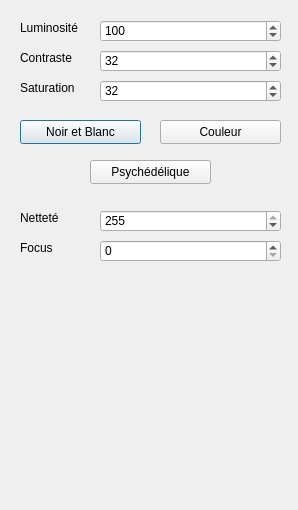
<?xml version="1.0" encoding="UTF-8"?>
<ui version="4.0">
 <class>ControleImage</class>
 <widget class="QDialog" name="ControleImage">
  <property name="geometry">
   <rect>
    <x>0</x>
    <y>0</y>
    <width>298</width>
    <height>510</height>
   </rect>
  </property>
  <property name="windowTitle">
   <string>Dialog</string>
  </property>
  <widget class="QLabel" name="label">
   <property name="geometry">
    <rect>
     <x>20</x>
     <y>20</y>
     <width>91</width>
     <height>16</height>
    </rect>
   </property>
   <property name="text">
    <string>Luminosité</string>
   </property>
  </widget>
  <widget class="QSpinBox" name="sBLuminosite">
   <property name="geometry">
    <rect>
     <x>100</x>
     <y>20</y>
     <width>181</width>
     <height>22</height>
    </rect>
   </property>
   <property name="minimum">
    <number>0</number>
   </property>
   <property name="maximum">
    <number>255</number>
   </property>
   <property name="singleStep">
    <number>1</number>
   </property>
   <property name="stepType">
    <enum>QAbstractSpinBox::AdaptiveDecimalStepType</enum>
   </property>
   <property name="value">
    <number>100</number>
   </property>
   <property name="displayIntegerBase">
    <number>10</number>
   </property>
  </widget>
  <widget class="QLabel" name="label_2">
   <property name="geometry">
    <rect>
     <x>20</x>
     <y>50</y>
     <width>91</width>
     <height>16</height>
    </rect>
   </property>
   <property name="text">
    <string>Contraste</string>
   </property>
  </widget>
  <widget class="QLabel" name="label_3">
   <property name="geometry">
    <rect>
     <x>20</x>
     <y>80</y>
     <width>91</width>
     <height>16</height>
    </rect>
   </property>
   <property name="text">
    <string>Saturation</string>
   </property>
  </widget>
  <widget class="QSpinBox" name="sBContraste">
   <property name="geometry">
    <rect>
     <x>100</x>
     <y>50</y>
     <width>181</width>
     <height>22</height>
    </rect>
   </property>
   <property name="maximum">
    <number>255</number>
   </property>
   <property name="value">
    <number>32</number>
   </property>
  </widget>
  <widget class="QSpinBox" name="sBSaturation">
   <property name="geometry">
    <rect>
     <x>100</x>
     <y>80</y>
     <width>181</width>
     <height>22</height>
    </rect>
   </property>
   <property name="maximum">
    <number>255</number>
   </property>
   <property name="value">
    <number>32</number>
   </property>
  </widget>
  <widget class="QPushButton" name="pBNoirEtBlanc">
   <property name="geometry">
    <rect>
     <x>20</x>
     <y>120</y>
     <width>121</width>
     <height>24</height>
    </rect>
   </property>
   <property name="text">
    <string>Noir et Blanc</string>
   </property>
  </widget>
  <widget class="QPushButton" name="pBCouleur">
   <property name="geometry">
    <rect>
     <x>160</x>
     <y>120</y>
     <width>121</width>
     <height>24</height>
    </rect>
   </property>
   <property name="text">
    <string>Couleur</string>
   </property>
  </widget>
  <widget class="QLabel" name="label_4">
   <property name="geometry">
    <rect>
     <x>20</x>
     <y>210</y>
     <width>91</width>
     <height>16</height>
    </rect>
   </property>
   <property name="text">
    <string>Netteté</string>
   </property>
  </widget>
  <widget class="QSpinBox" name="sBNet">
   <property name="geometry">
    <rect>
     <x>100</x>
     <y>210</y>
     <width>181</width>
     <height>22</height>
    </rect>
   </property>
   <property name="maximum">
    <number>255</number>
   </property>
   <property name="value">
    <number>255</number>
   </property>
  </widget>
  <widget class="QLabel" name="label_5">
   <property name="geometry">
    <rect>
     <x>20</x>
     <y>240</y>
     <width>91</width>
     <height>16</height>
    </rect>
   </property>
   <property name="text">
    <string>Focus</string>
   </property>
  </widget>
  <widget class="QSpinBox" name="sBFocus">
   <property name="geometry">
    <rect>
     <x>100</x>
     <y>240</y>
     <width>181</width>
     <height>22</height>
    </rect>
   </property>
   <property name="maximum">
    <number>255</number>
   </property>
   <property name="value">
    <number>0</number>
   </property>
  </widget>
  <widget class="QPushButton" name="pBPsychdlique">
   <property name="geometry">
    <rect>
     <x>90</x>
     <y>160</y>
     <width>121</width>
     <height>24</height>
    </rect>
   </property>
   <property name="text">
    <string>Psychédélique</string>
   </property>
  </widget>
 </widget>
 <resources/>
 <connections/>
</ui>
